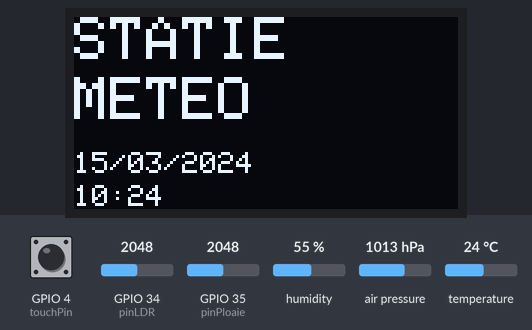
The sketch below on a simulated ESP32. On the bench: 128×64 one-colour display. Inputs (shaded band) come from the test bench; at power-on: GPIO 4 (touchPin) LOW, air pressure 1013 hPa, GPIO 35 (pinPloaie) = 2048, GPIO 34 (pinLDR) = 2048, humidity 55 %, temperature 24 °C. The local clock reads 2024-03-15 10:24:30 at power-on unless the sketch sets it.

Above: at 1.2 s.
1.3 s: GPIO 4 (touchPin) pulled HIGH for 3.2 s
At 5.1 s:
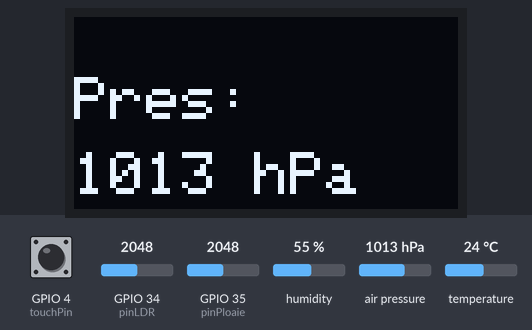
6.0 s: air pressure set to 952 hPa
At 6.9 s:
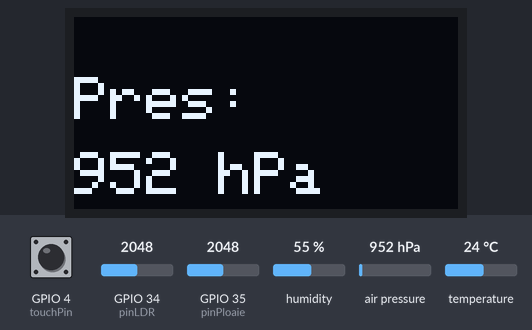
7.6 s: air pressure set to 975 hPa
At 8.8 s:
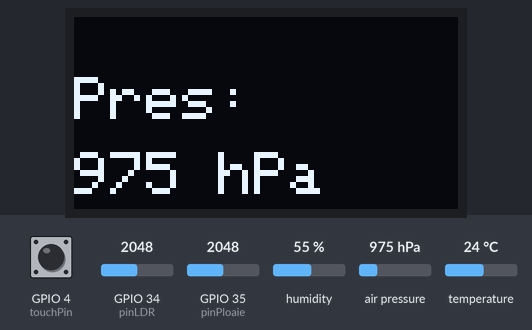
9.1 s: air pressure set to 1000 hPa
At 9.5 s:
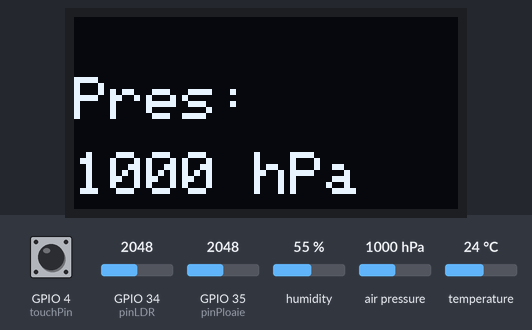
10.6 s: GPIO 4 (touchPin) pulled HIGH for 0.15 s
At 11.4 s:
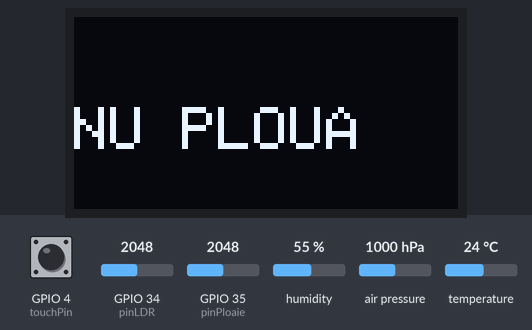
12.2 s: GPIO 35 (pinPloaie) set to 1931
At 12.7 s:
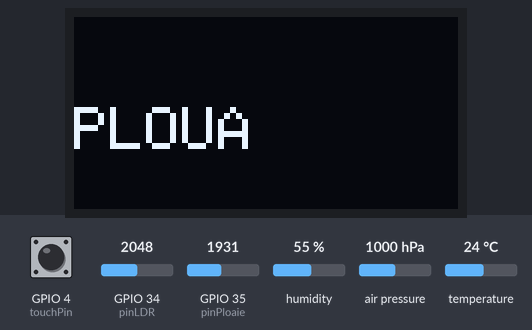
Timing chart, 0 to 14.8 s (numbered marks = the images above; inputs shaded):
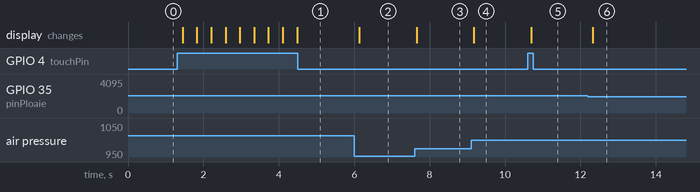

Measured:
- the behaviour switches between 2000 and 1999 on GPIO 35 (pinPloaie) (found by bisection; images 5 and 6)
- after the input at 1.3 s, the display: first changes after 0.15 s (image 1 shows a later state)
- after the input at 6.0 s, the display: changes after 0.13 s (image 2)
- after the input at 7.6 s, the display: changes after 0.05 s (image 3)
- after the input at 9.1 s, the display: changes after 0.07 s (image 4)
- after the input at 10.6 s, the display: changes after 0.09 s (image 5)
- after the input at 12.2 s, the display: changes after 0.13 s (image 6)

The sketch:

bme280_code.ino
```cpp
#include <Wire.h>
#include <Adafruit_SSD1306.h>
#include <Adafruit_GFX.h>
#include <Adafruit_BME280.h>
#include <RTClib.h>

#define SCREEN_WIDTH 128
#define SCREEN_HEIGHT 64
Adafruit_SSD1306 display(SCREEN_WIDTH, SCREEN_HEIGHT, &Wire, -1);

Adafruit_BME280 bme;
RTC_DS3231 rtc;

// Pini
const int touchPin = 4;
const int pinPloaie = 35;
const int pinLDR = 34;

const int pragPloaie = 2000;
const int pragLumina = 2000;

int pagina = 0;
unsigned long lastTouch = 0;
const unsigned long debounce = 300;

void setup() {
  Serial.begin(115200);
  Wire.begin();

  display.begin(SSD1306_SWITCHCAPVCC, 0x3C);
  display.clearDisplay();

  if (!bme.begin(0x76)) {
    Serial.println("BME280 nu a fost gasit!");
    while (1);
  }

  rtc.begin();
  if (rtc.lostPower()) {
    rtc.adjust(DateTime(F(__DATE__), F(__TIME__)));
  }

  pinMode(touchPin, INPUT);
  pinMode(pinPloaie, INPUT);
  pinMode(pinLDR, INPUT);
}

void loop() {
  if (digitalRead(touchPin) == HIGH && millis() - lastTouch > debounce) {
    pagina = (pagina + 1) % 6;
    lastTouch = millis();
  }

  display.clearDisplay();
  display.setTextColor(WHITE);

  if (pagina == 0) {
    // Pagina 0: STATIE METEO + DATA/ORA
    DateTime now = rtc.now();

    display.setTextSize(2);
    display.setCursor(0, 0);
    display.println("STATIE");
    display.setCursor(0, 20);
    display.println("METEO");

    display.setTextSize(1);
    display.setCursor(0, 45);
    if (now.day() < 10) display.print("0");
    display.print(now.day()); display.print("/");
    if (now.month() < 10) display.print("0");
    display.print(now.month()); display.print("/");
    display.print(now.year());

    display.setCursor(0, 56);
    if (now.hour() < 10) display.print("0");
    display.print(now.hour()); display.print(":");
    if (now.minute() < 10) display.print("0");
    display.print(now.minute());

  } else if (pagina == 1) {
    // Pagina 1: Temperatura
    float temp = bme.readTemperature();
    display.setTextSize(2);
    display.setCursor(0, 20);
    display.println("Temp:");
    display.setCursor(0, 45);
    display.print(temp, 1); display.println(" C");

  } else if (pagina == 2) {
    // Pagina 2: Umiditate
    float hum = bme.readHumidity();
    display.setTextSize(2);
    display.setCursor(0, 20);
    display.println("Umid:");
    display.setCursor(0, 45);
    display.print(hum, 1); display.println(" %");

  } else if (pagina == 3) {
    // Pagina 3: Presiune
    float pres = bme.readPressure() / 100.0F;
    display.setTextSize(2);
    display.setCursor(0, 20);
    display.println("Pres:");
    display.setCursor(0, 45);
    display.print(pres, 0); display.println(" hPa");

  } else if (pagina == 4) {
    // Pagina 4: Ploaie
    int val = analogRead(pinPloaie);
    display.setTextSize(2);
    display.setCursor(0, 30);
    if (val < pragPloaie) {
      display.println("PLOUA");
    } else {
      display.println("NU PLOUA");
    }

  } else if (pagina == 5) {
    // Pagina 5: Lumina
    int lum = analogRead(pinLDR);
    display.setTextSize(2);
    display.setCursor(0, 30);
    if (lum < pragLumina) {
      display.println("INTUNERIC");
    } else {
      display.println("LUMINA");
    }
  }

  display.display();
  delay(100);
}
```
